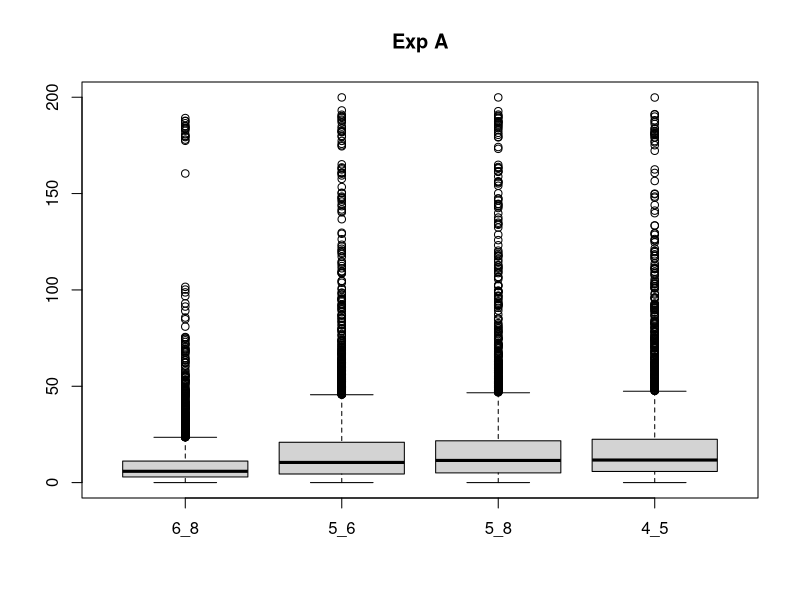
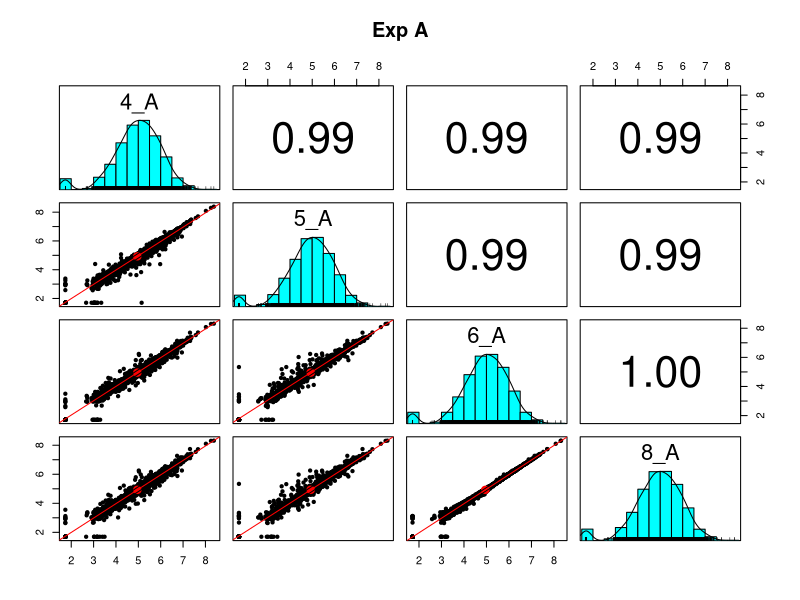
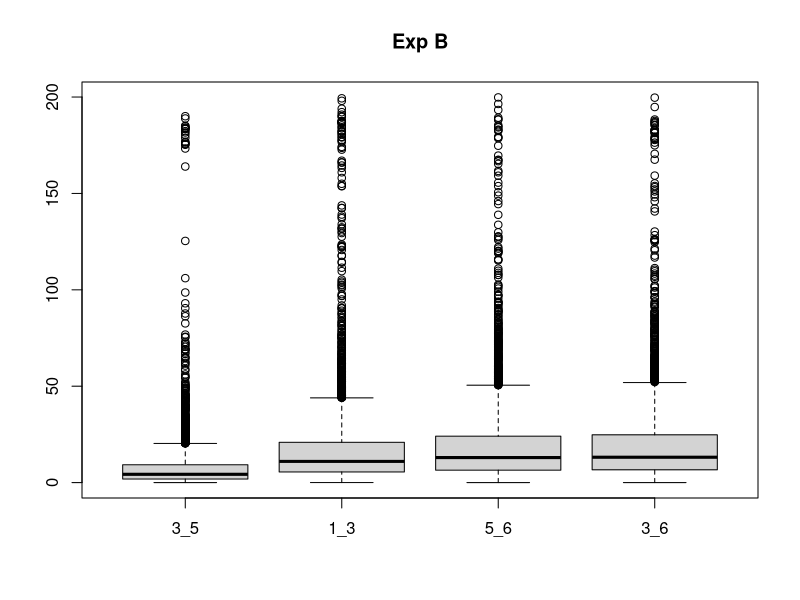
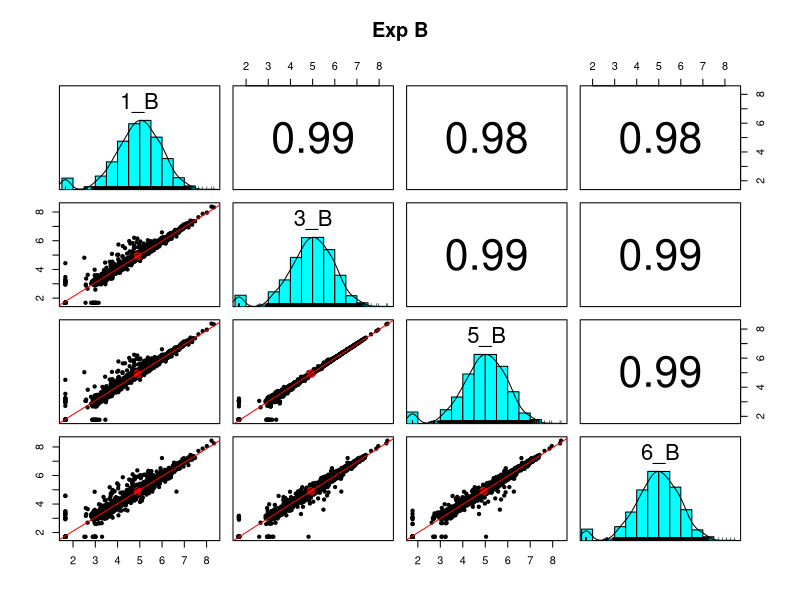
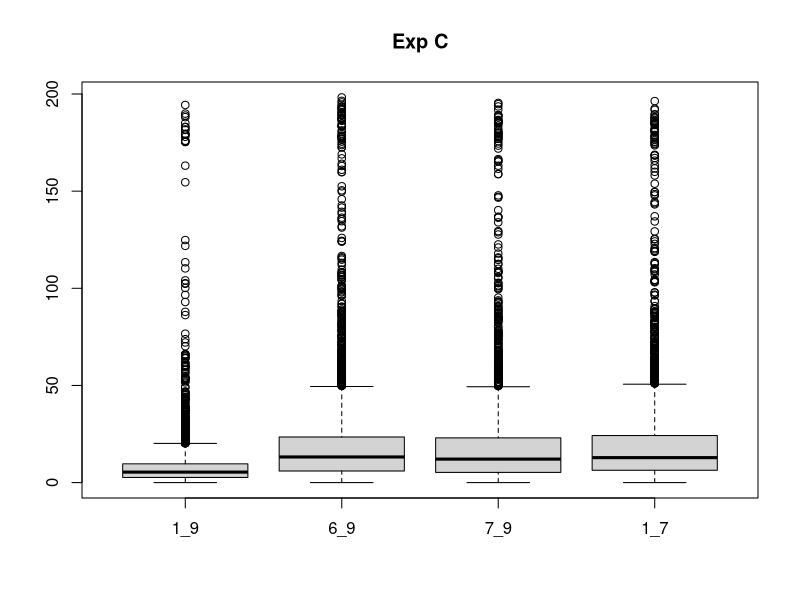
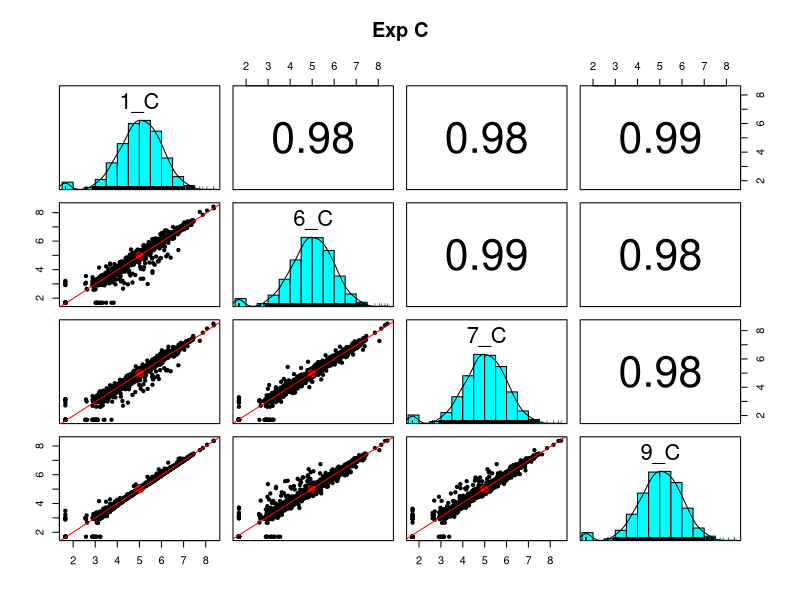
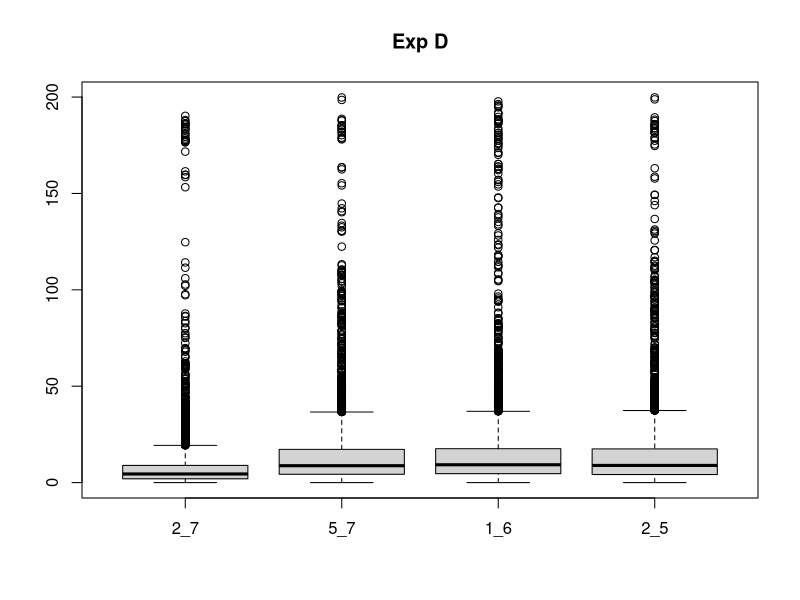
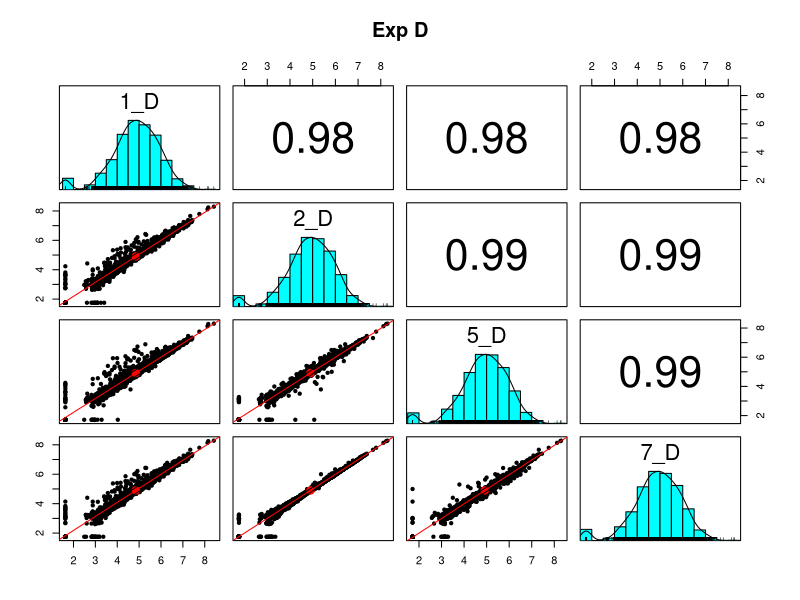

These charts were generated, in order, by the following R code:

# library imports
library(tidyverse)
library(stringr)
library(limma)
library(psych)
library(Matrix)

# load the raw data
# the table starts in Row 5
# there are extra lines at the bottom - need to stop before the end
data_import <- read_tsv("PAW_labeled_grouped_protein_summary_TMT_8.txt", 
                        skip = 4, n_max = 4437, guess_max = 4437)

# the "Filter" column flags contams and decoys
data_all <- filter(data_import, is.na(Filter))

# check number of rows before and after filtering
cat(nrow(data_import), nrow(data_all))

# make a data frame for each TMT-plex (and drop zeros)
get_data <- function(df, substring) {
    # extracts PAW TMT columns containing a substring
    
    # df: data frame of PAW results
    # substring: a text substring that defines one TMT-plex
    
    # get the columns
    df <- df %>%
      select(starts_with("TotInt")) %>% 
      select(contains(substring))
    
    # drop rows with zeros
    df[apply(df, 1, function(row) all(row !=0 )), ] # return filtered frame
}

# get each experiment and set column names to something easy to parse
A_raw <- get_data(data_all, "_A_")
B_raw <- get_data(data_all, "_B_")
C_raw <- get_data(data_all, "_C_")
D_raw <- get_data(data_all, "_D_")

# automatically find closest channel pairs

SL_norm <- function(df, suffix, print_factors = TRUE) {
    # Normalizes each channel's sum to the average grand total
        # df: data frame of TMT data (one column for each channel)
        # suffix: a text string to append to 1-to-n numbers for column names
        # print_factors: logical to control printing
    
    # compute norm factors and scale columns
    norm_facs <- mean(c(colSums(df))) / colSums(df)
    df_sl  <- sweep(df, 2, norm_facs, FUN = "*")
    
    # simplify column names
    colnames(df_sl) <- str_c(as.character(1:ncol(df)), suffix)
    
    # print the normalization factors for QC check
    if (print_factors == TRUE) {
        cat("\nNormalization Factors: ", suffix, "\n ")
        cat(sprintf("%s - %0.3f\n", colnames(df), norm_facs))
    }
    
    df_sl # return normalized data
}

diff <- function(df, x, y) {
    # computes a standardized difference between two vectors
        # df: data frame that contains x and y
        # x: index of first column
        # y: index of second column
    
    # compute the difference and set the column name
    diff <- 100 * abs(df[x] - df[y]) / rowMeans(df[c(x, y)])
    colnames(diff) <- sprintf("%d_%d", x, y)
    
    diff # return difference vector
}

iqr_grid <- function(df, print_grid = TRUE) {
    # computes an NxN grid of interquartile ranges of diffs    
         # df: a data frame of TMT data
         # print_grid: logical to control printing
    
    # make an empty matrix ncol-by-ncol
    iqrs  <- matrix(0.0, ncol(df), ncol(df))
    
    # populate an upper diagonal "diff" matrix
    for (i in 1:ncol(df)) {
        for (j in (i+1):ncol(df)) {
            if (j > ncol(df)) {
                break
            }
            iqrs[i, j] <- IQR(diff(df, i, j)[[1]])
        }
    }
    
    # print the grid
    if( print_grid == TRUE) {
        cat("\nInterquartile range grid:\n")
        print(round(iqrs, 2))
    }
    
    iqrs # return the iqr grid
}

find_best_pair <- function(df, nmax, suffix, title) {
    # finds channel pairs having the smallest standardized differences    
        # df: data frame with TMT channels
        # nmax: how many channels/pairs to check
        # suffix: suffix to add to channel labels
        # title: title string to use in plots
    
    # first do SL normalization
    df_sl <- SL_norm(df, suffix)
    
    # compute the ird grid
    iqrs <- iqr_grid(df_sl)
    
    # find the nmax number of smallest IQR values
    # from https://stackoverflow.com/questions/38664241/ranking-and-counting-matrix-elements-in-r
    iqrs_long <- summary(Matrix(iqrs, sparse = TRUE))
    iqrs_ordered <- iqrs_long[order(-iqrs_long[, 3], decreasing = TRUE),]
    candidates <- iqrs_ordered[1, 1] # starting vector of channels
    for (row in 1:nrow(iqrs_long)){
        candidates <- c(candidates, iqrs_ordered[row, 1])
        candidates <- c(candidates, iqrs_ordered[row, 2])
    }
    
    # get the set of indexes and print the best pairs
    for (pair in 1:nmax) {
        top_n <- sort(unique(candidates)[1:nmax])
        i <- iqrs_ordered[pair, 1]
        j <- iqrs_ordered[pair, 2]
        cat(sprintf("\nPair #%d: (%d, %d) => %0.2f", pair, i, j, iqrs[i, j]))
    }
    
    # make the box plots for the top-n pairs
    distributions <- list()
    for (row in 1:nmax){
        distributions[[row]] <- diff(df_sl, iqrs_ordered[row, 1], iqrs_ordered[row, 2])
    }
    boxplot(do.call(cbind, distributions), main = title)
    
    # multi-panel scatter plots for the top-n channels
    cat(pairs.panels(log10(df_sl[top_n]), lm = TRUE, main = title))
}

# nmax is how many top pairs to consider (3 or 4 are recommended values)
top_n <- 4

# find the standards in experiment A
# this is now a one-line function call
find_best_pair(A_raw, top_n, "_A", "Exp A")

# experiment B
find_best_pair(B_raw, top_n, "_B", "Exp B")

# experiment C
find_best_pair(C_raw, top_n, "_C", "Exp C")

# and experiment D
find_best_pair(D_raw, top_n, "_D", "Exp D")

# check the clustering
A_sl <- SL_norm(A_raw, "_A")
plotMDS(log10(A_sl), main = "Experiment A")

pairs.panels(log10(A_sl), main = "Exp. A - all 10")
